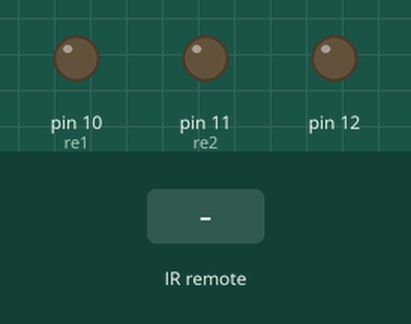
This sketch was run on a simulated Arduino Uno, built with avr-gcc and run on an emulated ATmega328P. Shown: output pins drawn as LEDs (lit = HIGH). The inputs (shaded band) are chosen by the test bench.

Above: at 1.2 s.
1.3 s: infrared code 0x11D9708F received
At 2.3 s:
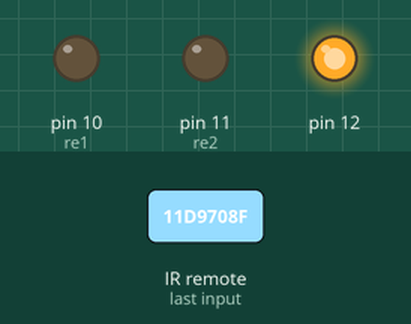
2.8 s: infrared code 0x11D948B7 received
At 3.8 s:
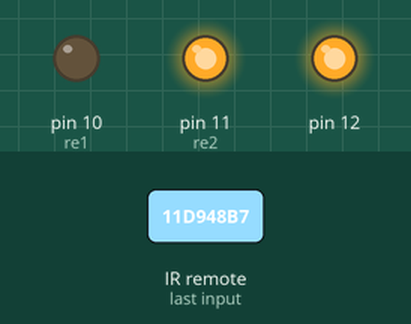
4.8 s: infrared code 0x11D958A7 received
At 6.5 s:
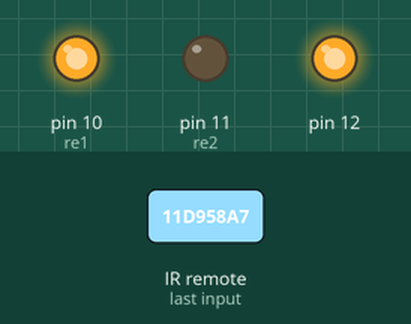
6.8 s: infrared code 0x11D950AF received
At 7.7 s:
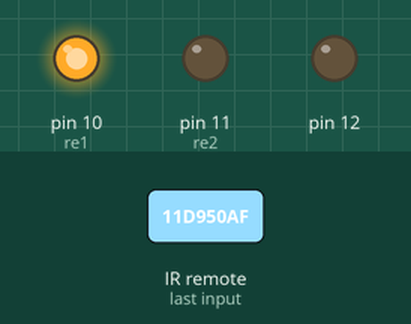
Timing chart, 0 to 9.3 s (numbered marks = the images above; inputs shaded):
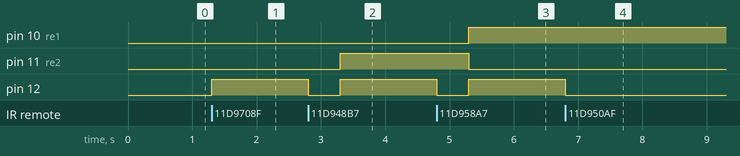

Measured:
- after the input at 1.3 s, pin 12: LOW → HIGH at once
- after the input at 2.8 s, pin 11 (re2): LOW → HIGH after 0.50 s; pin 12: HIGH → LOW at once, → HIGH 0.50 s later
- after the input at 4.8 s, pin 10 (re1): LOW → HIGH after 0.50 s; pin 11 (re2): HIGH → LOW after 0.50 s; pin 12: HIGH → LOW at once, → HIGH 0.50 s later
- after the input at 6.8 s, pin 12: HIGH → LOW at once

The sketch:

Motor_direction_control_digital.ino
```cpp
#include <IRremote.h>

const int RECV_PIN = 7;
IRrecv irrecv(RECV_PIN);
decode_results results;
const int re1 = 10;
const int re2 = 11;
void setup(){
  irrecv.enableIRIn();
  irrecv.blink13(true);
  pinMode(12,OUTPUT);
  pinMode(re1,OUTPUT);
  pinMode(re2 , OUTPUT);
}
int control1 = 1,control2 = 0;
void loop(){
  if (irrecv.decode(&results)){
        if(results.value == 0x11D9708F)
          digitalWrite(12,HIGH);
        else if(results.value == 0x11D948B7){
          digitalWrite(12,LOW);
          delay(500);
          digitalWrite(re1 , LOW);
          digitalWrite(re2 , HIGH);
          digitalWrite(12 , HIGH);
        }
        else if(results.value == 0x11D958A7){
          digitalWrite(12,LOW);
          delay(500);
          digitalWrite(re2 , LOW);
          digitalWrite(re1 , HIGH);
          digitalWrite(12 , HIGH);
        }
        else if(results.value == 0x11D950AF)
          digitalWrite(12,LOW);
        irrecv.resume();
  }
}
```
